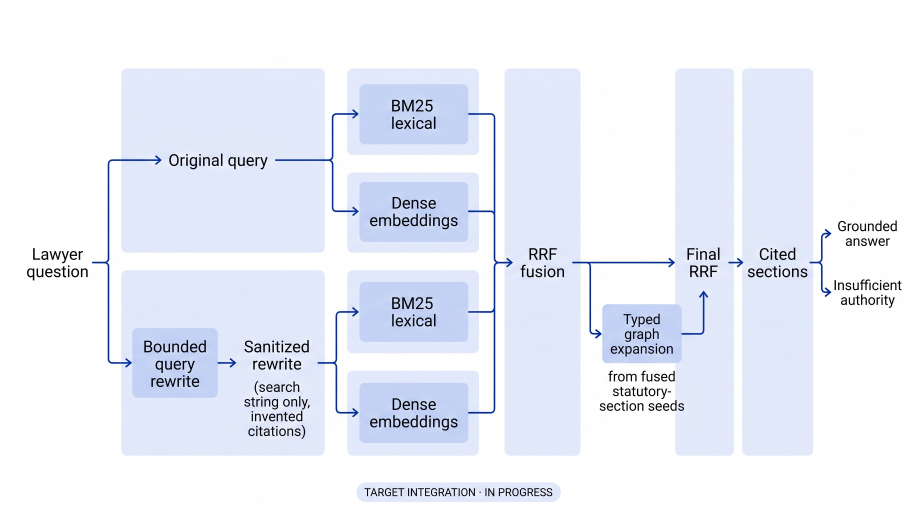
#> input picture final-submission/presentation/target-retrieval-pipeline/Draftly-Target-Hybrid-Retrieval-PaperBanana.png, 2752 x 1536 px (shown at 1/3 size)
$ python correct_paperbanana_label.py
#> lines starting #> are read from the running program, lines starting #| are printed output that depends on the picture; after the words box and inside, x2 and y2 are one past the last pixel; in counts of white or black regions, pixels touching at a corner belong together
"""Correct one hallucinated label in the PaperBanana reference image.

The image model omitted the word "No" before "invented citations". The
topology and all other labels remain from PaperBanana's second candidate.
"""

from pathlib import Path

import cv2
import numpy as np
from PIL import Image, ImageDraw, ImageFont


HERE = Path(__file__).resolve().parent
SOURCE = HERE / "Draftly-Target-Hybrid-Retrieval-PaperBanana.png"
OUTPUT = HERE / "Draftly-Target-Hybrid-Retrieval-PaperBanana-reviewed.png"

image = cv2.imread(str(SOURCE))
#> image is the input picture: shape (1536, 2752, 3); mean B, G, R 247.6, 238.3, 234.6
if image is None:
    raise SystemExit(f"Missing source image: {SOURCE}")

# The lower two-line subtitle in the Sanitized rewrite panel is the only
# region touched. Inpainting removes its dark glyphs while retaining the
# generated panel's pale-blue texture.
mask = np.zeros(image.shape[:2], dtype=np.uint8)
x1, y1, x2, y2 = 715, 1133, 947, 1332
region = image[y1:y2, x1:x2]
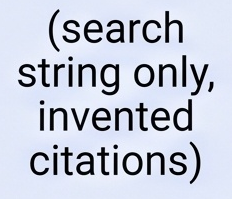
#> region: shape (199, 232, 3); mean B, G, R 218.1, 202.7, 196.9
dark = cv2.inRange(region, (0, 0, 0), (165, 165, 165))
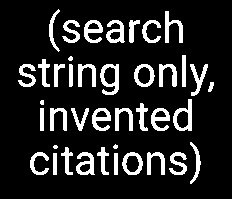
#> dark: shape (199, 232); 14.4% white; 40 white regions (4 under 20 px), largest, box (x1, y1, x2, y2) and area: (100, 64, 119, 95) 304, (173, 99, 192, 131) 272, (165, 11, 183, 43) 246
mask[y1:y2, x1:x2] = cv2.dilate(dark, np.ones((5, 5), np.uint8))
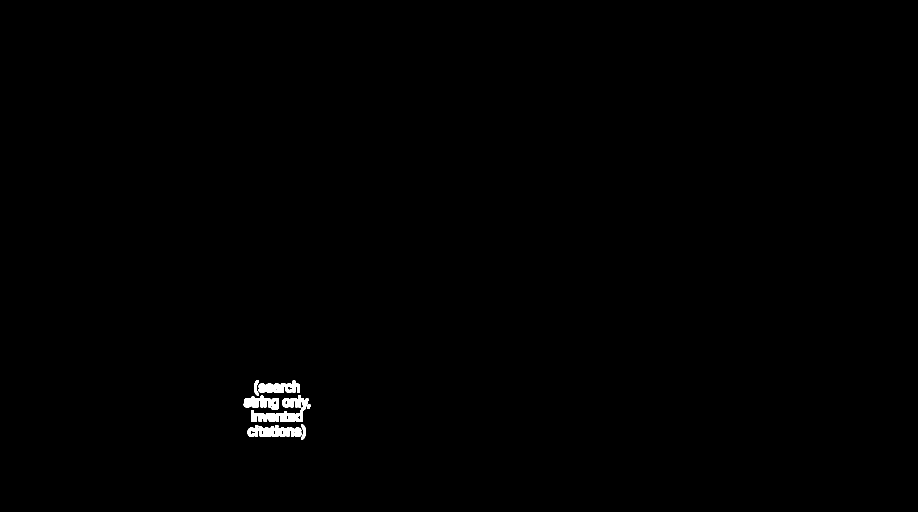
#> mask: shape (1536, 2752) (shown at 1/3 size); 0.37% white; 11 white regions, largest, box (x1, y1, x2, y2) and area: (763, 1186, 925, 1266) 4132, (775, 1142, 900, 1178) 2868, (743, 1276, 826, 1310) 1956
clean = cv2.inpaint(image, mask, 7, cv2.INPAINT_TELEA)

pil = Image.fromarray(cv2.cvtColor(clean, cv2.COLOR_BGR2RGB))
draw = ImageDraw.Draw(pil)
draw.rounded_rectangle(
    (699, 1128, 956, 1335),
    radius=18,
    fill=(238, 243, 253),
    outline=(197, 210, 235),
    width=2,
)
font = ImageFont.truetype("C:/Windows/Fonts/arial.ttf", 35)
draw.multiline_text(
    (827, 1173),
    "Search terms only\nNo new citations",
    fill=(8, 13, 25),
    font=font,
    anchor="ma",
    align="center",
    spacing=8,
)
pil.save(OUTPUT)
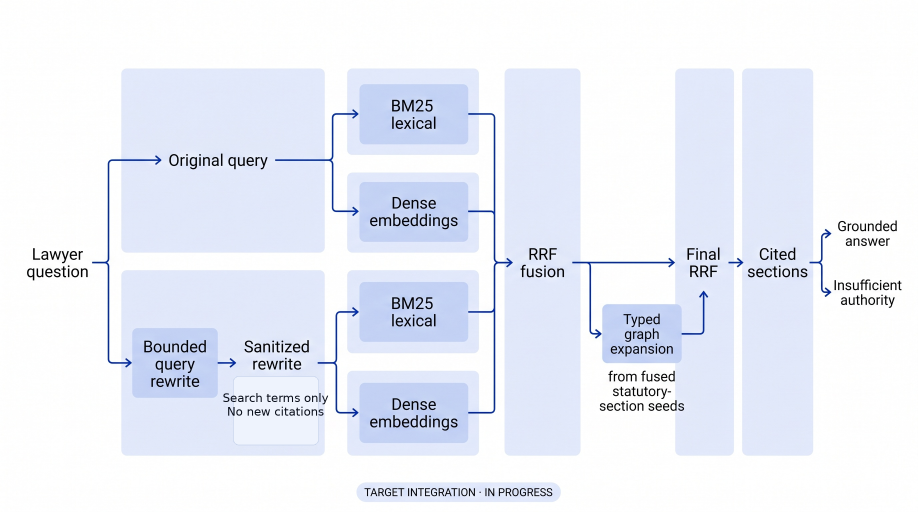
#> saved as Draftly-Target-Hybrid-Retrieval-PaperBanana-reviewed.png: PIL image 2752x1536 RGB (shown at 1/3 size); mean R, G, B 234.8, 238.5, 247.7
print(OUTPUT)
